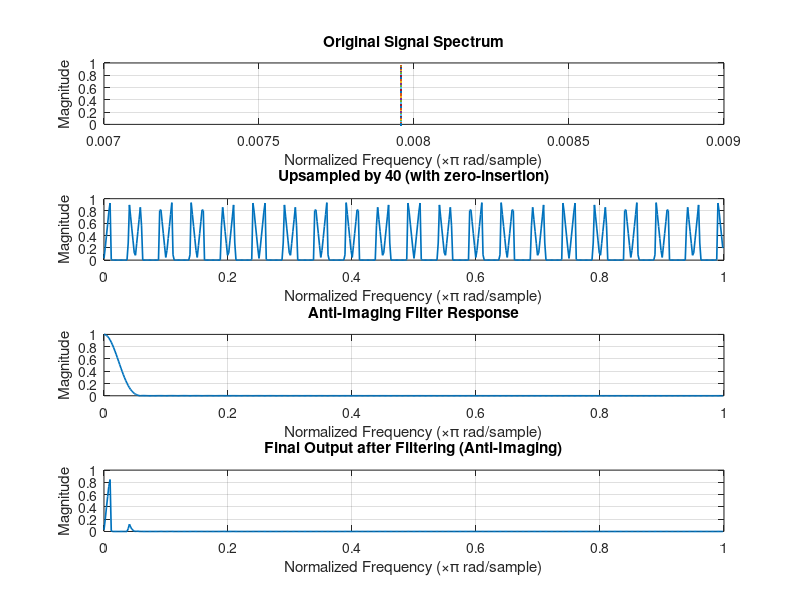

This chart was generated by the following MATLAB code:
clc; clear; close all;

% Step 1: Original signal (e.g., FIR filter as spectrum)
freq = [0 0.4 0.45 1];
mag = [0 1 0 0];
x = fir2(99, freq, mag);  % Design FIR filter as input signal
[H, w] = freqz(x, 1, 512);  % Frequency response

% Step 2: Upsampling by L (zero-stuffing)
L = 40;
x_up = zeros(1, L * length(x));
x_up(1:L:end) = x;
[H_up, w_up] = freqz(x_up, 1, 512);  % Frequency response of upsampled signal

% Step 3: Anti-imaging filter (lowpass)
wc = pi / L;  % Ideal cutoff after upsampling
w = wc / pi;  % Normalize w.r.t Nyquist
h_filter = fir1(99, w, 'low');  % Linear phase lowpass FIR
[H_filter, w_filter] = freqz(h_filter, 1, 512);    % Frequency response

% Step 4: Filter the upsampled signal
x_filtered = conv(x_up, h_filter, 'same');  % Apply anti-imaging filter
[H_final, w_final] = freqz(x_filtered, 1, 512);  % Frequency response

% Step 5: Plotting
figure;

subplot(4,1,1);
plot(w/pi, abs(H));
title('Original Signal Spectrum');
xlabel('Normalized Frequency (\times\pi rad/sample)');
ylabel('Magnitude');
grid on;

subplot(4,1,2);
plot(w_up/pi, abs(H_up), 'LineWidth', 1.2);
title(['Upsampled by ', num2str(L), ' (with zero-insertion)']);
xlabel('Normalized Frequency (\times\pi rad/sample)');
ylabel('Magnitude');
grid on;

subplot(4,1,3);
plot(w_filter/pi, abs(H_filter), 'LineWidth', 1.2);
title('Anti-Imaging Filter Response');
xlabel('Normalized Frequency (\times\pi rad/sample)');
ylabel('Magnitude');
grid on;

subplot(4,1,4);
plot(w_final/pi, abs(H_final), 'LineWidth', 1.2);
title('Final Output after Filtering (Anti-Imaging)');
xlabel('Normalized Frequency (\times\pi rad/sample)');
ylabel('Magnitude');
grid on;
